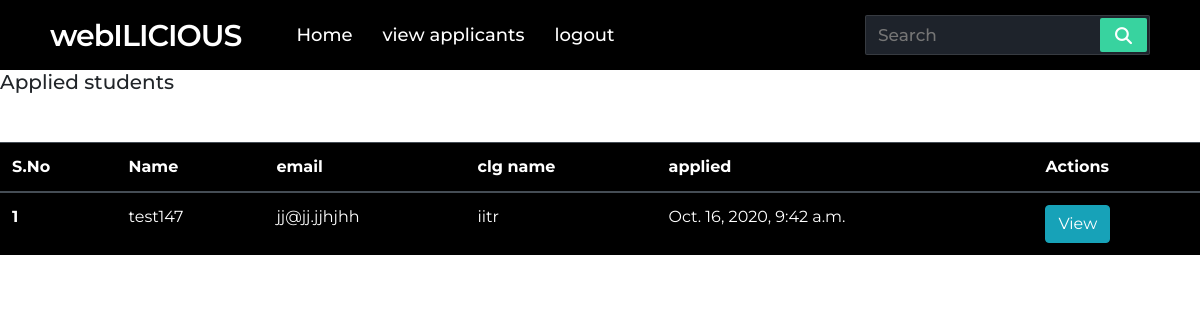
The page /controller/viewapplicants on the database its author committed.
### controller/models.py (models this page shows, shortened)
class Applicants(models.Model):
    applicant = models.OneToOneField(User,on_delete=models.CASCADE)
    app_email=models.CharField(max_length=255)
    app_clg=models.CharField(max_length=255)
    dateregisteres= models.DateTimeField(auto_now_add=True)

### controller/views.py (the view)
# urls.py: path('viewapplicants',views.viewapplicants,name="viewapplicants"),
def viewapplicants(request):
    item = Applicants.objects.all()
    context ={'item' : item}
    return render(request,'controller/viewapp.html',context)

### controller/templates/controller/viewapp.html (shortened to what this page needs)
{% extends 'controller/base.html' %}
{% load static %}
{% block body %}
<h5>Applied students </h5>
{% if item %}
<div class="  mt-5 table-responsive">
  <table class="table table-hover table-dark  " style="background-color:black" >
    <thead>
      <tr>
        <th scope="col">S.No</th>
        <th scope="col">Name</th>
        <th scope="col">email</th>
        <th scope="col">clg name</th>
        <th scope="col">applied</th>
        <th scope="col">Actions</th>
      </tr>
    </thead>
    <tbody>
      {%  for ite in item %}
      <tr>
        <th scope="row">{{ forloop.counter }}</th>
        <td>{{ ite.applicant }}</td>
        <td>{{ ite.app_email }}</td>
        <td>{{ ite.app_clg }}</td>
        <td>{{ ite.dateregisteres }}</td>
        <td>
        <a href="{%url 'completedetails' ite.id %}" class="btn btn-info text-white">View</a>
        </td>
      </tr>
      {% endfor %}
      {% else %}
      <h6 style="margin-top: 100px;color: #c9302c"> No applications present!!! </h6>
      {% endif %}
{% endblock body %}

### static/css/base.css (style rules this page uses)
* { margin: 0; padding: 0; outline: none; box-sizing: border-box; font-family: 'Montserrat', sans-serif; }

### rows shown on the page
Applicants: applicant "test147", app_email "jj@jj.jjhjhh", app_clg "iitr", dateregisteres "Oct. 16, 2020, 9:42 a.m."
